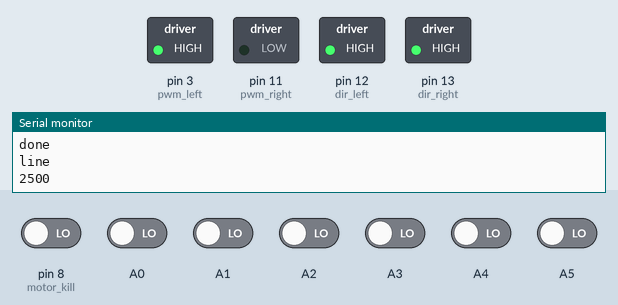
Recording of a sketch running on a simulated Arduino Uno, built with avr-gcc and run on an emulated ATmega328P. Shown: switched loads named in the sketch (green lamp = pin HIGH), the last lines printed to the serial monitor. The inputs (shaded band) are chosen by the test bench; at power-on: A0–5, pin 8 (motor_kill) LOW.

Above: at 12.7 s.
12.8 s: A3 driven HIGH
At 15.3 s:
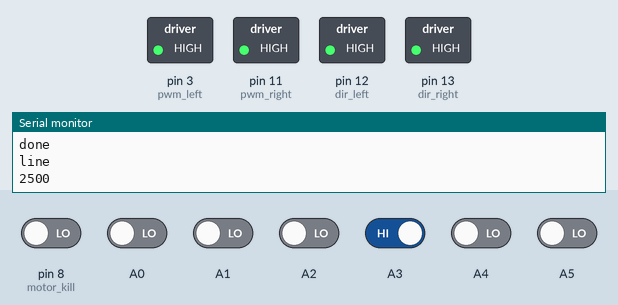
20.5 s: pin 8 (motor_kill) driven HIGH
At 20.52 s:
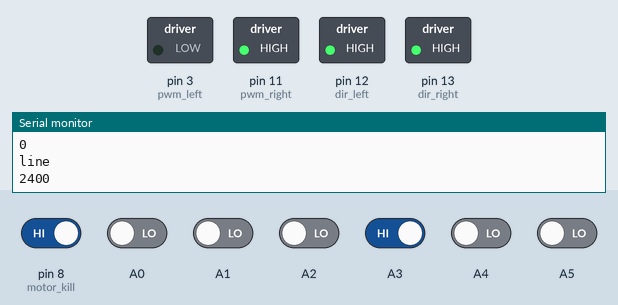
24.4 s: pin 8 (motor_kill) driven LOW
At 26.5 s:
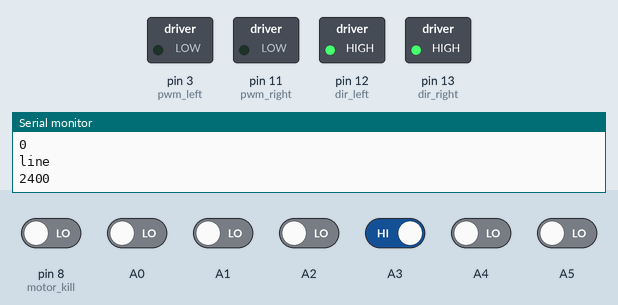
32.1 s: A0 driven HIGH
Timing chart, 0 to 40.0 s (numbered marks = the images above; inputs shaded):
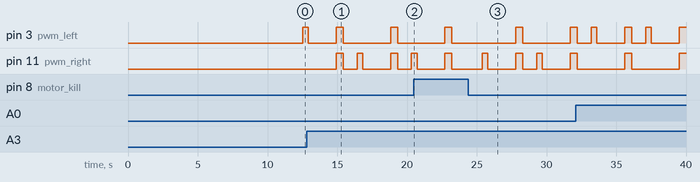

Measured:
- after the input at 24.4 s, pin 3 (pwm_left): LOW → HIGH after 3.4 s, → LOW 0.50 s later, → HIGH 3.4 s later; pin 11 (pwm_right): goes HIGH 0.40 s, LOW 2.0 s, HIGH 0.50 s, LOW 1.0 s, HIGH 0.40 s, LOW 2.0 s, then HIGH, starting after 1.0 s

The sketch:

BetweenLines.ino
```cpp
#include <RunningMedian.h>
#include <QTRSensors.h>

#define NUM_SENSORS   6     // number of sensors used
#define TIMEOUT       2500  // waits for 2500 microseconds for sensor outputs to go low
#define EMITTER_PIN   2     // emitter is controlled by digital pin 2

#define pwm_left 3  //PWM control for motor outputs 1 and 2 is on digital pin 3
#define pwm_right 11  //PWM control for motor outputs 3 and 4 is on digital pin 11
#define dir_left 12  //dir control for motor outputs 1 and 2 is on digital pin 12
#define dir_right 13  //dir control for motor outputs 3 and 4 is on digital pin 13

#define motor_kill 8

#define M1 255 // left
#define M2 255 // right


// sensors 0 through 7 are connected to digital pins 3 through 10, respectively
QTRSensorsRC qtrrc((unsigned char[]) {
  A0, A1, A2, A3, A4, A5}
,
NUM_SENSORS, TIMEOUT, EMITTER_PIN);
unsigned int sensorValues[NUM_SENSORS];

RunningMedian samples = RunningMedian(9);

void setup()
{
  Serial.begin(9600);

  pinMode(pwm_left, OUTPUT);  //Set control pins to be outputs
  pinMode(pwm_right, OUTPUT);
  pinMode(dir_left, OUTPUT);
  pinMode(dir_right, OUTPUT);

  digitalWrite(dir_left, HIGH);  //Set motor direction, 1 low, 2 high
  digitalWrite(dir_right, HIGH); //Set motor direction, 3 high, 4 low


  analogWrite(pwm_left, 0);
  analogWrite(pwm_right, 0);

  Serial.print("Calibrating");

  delay(500);
  for (int i = 0; i < 400; i++)  // make the calibration take about 10 seconds
  {
    if (i % 40 == 0)
      Serial.print(".");
    qtrrc.calibrate();       // reads all sensors 10 times at 2500 us per read (i.e. ~25 ms per call)
  }
  Serial.println();

  digitalWrite(dir_left, HIGH);  //Set motor direction, 1 low, 2 high
  digitalWrite(dir_right, HIGH); //Set motor direction, 3 high, 4 low

  // print the calibration minimum values measured when emitters were on

  for (int i = 0; i < NUM_SENSORS; i++)
  {
    Serial.print(qtrrc.calibratedMinimumOn[i]);
    Serial.print(' ');
  }
  Serial.println();

  // print the calibration maximum values measured when emitters were on
  for (int i = 0; i < NUM_SENSORS; i++)
  {
    Serial.print(qtrrc.calibratedMaximumOn[i]);
    Serial.print(' ');
  }
  Serial.println();
  Serial.println();
  delay(1000);

  Serial.println("done");

  for (int i = 0; i < 10; i++){
    unsigned int minVal = -1;
    for (unsigned char i = 0; i < NUM_SENSORS; i++)
    {
      minVal = min(sensorValues[i], minVal);
    }
    samples.add(minVal);
  }

  analogWrite(pwm_left, M1);
  analogWrite(pwm_right, M2);
}

long last = millis();
#define threshhold 200
bool headingLeft = true;

void loop()
{

  if (digitalRead(motor_kill))
  {
    analogWrite(pwm_left, 0);
    analogWrite(pwm_right, 0);
    return;
  }

  int pos = qtrrc.readLine(sensorValues, QTR_EMITTERS_ON, true);
  // starts at max value
  unsigned int val = -1;
  for (unsigned char i = 0; i < NUM_SENSORS; i++)
  {
    val = min(sensorValues[i], val);
  }


  //unsigned int val = samples.getMedian();
  if (val < threshhold)
  {
    Serial.println("line");
    Serial.println(pos);
    analogWrite(pwm_left, 0);
    analogWrite(pwm_right, 0);
    delay(1000);
    if (pos < 2500)
    {
      // turn left
      analogWrite(pwm_left, 0);
      analogWrite(pwm_right, M2);

    }
    else {
      analogWrite(pwm_left, M1);
      analogWrite(pwm_right, 0);

    }
    delay(400);
    analogWrite(pwm_left, 0);
    analogWrite(pwm_right, 0);

    delay(2000);

          analogWrite(pwm_left, M1);
      analogWrite(pwm_right, M2);
      delay(500);
  }


  if (millis() > last+500){
    last = millis();
    Serial.println(val);
  }

  /*   for (unsigned char i = 0; i < NUM_SENSORS; i++)
   {
   Serial.print(sensorValues[i]);
   Serial.print('\t');
   }
   */


}
```
